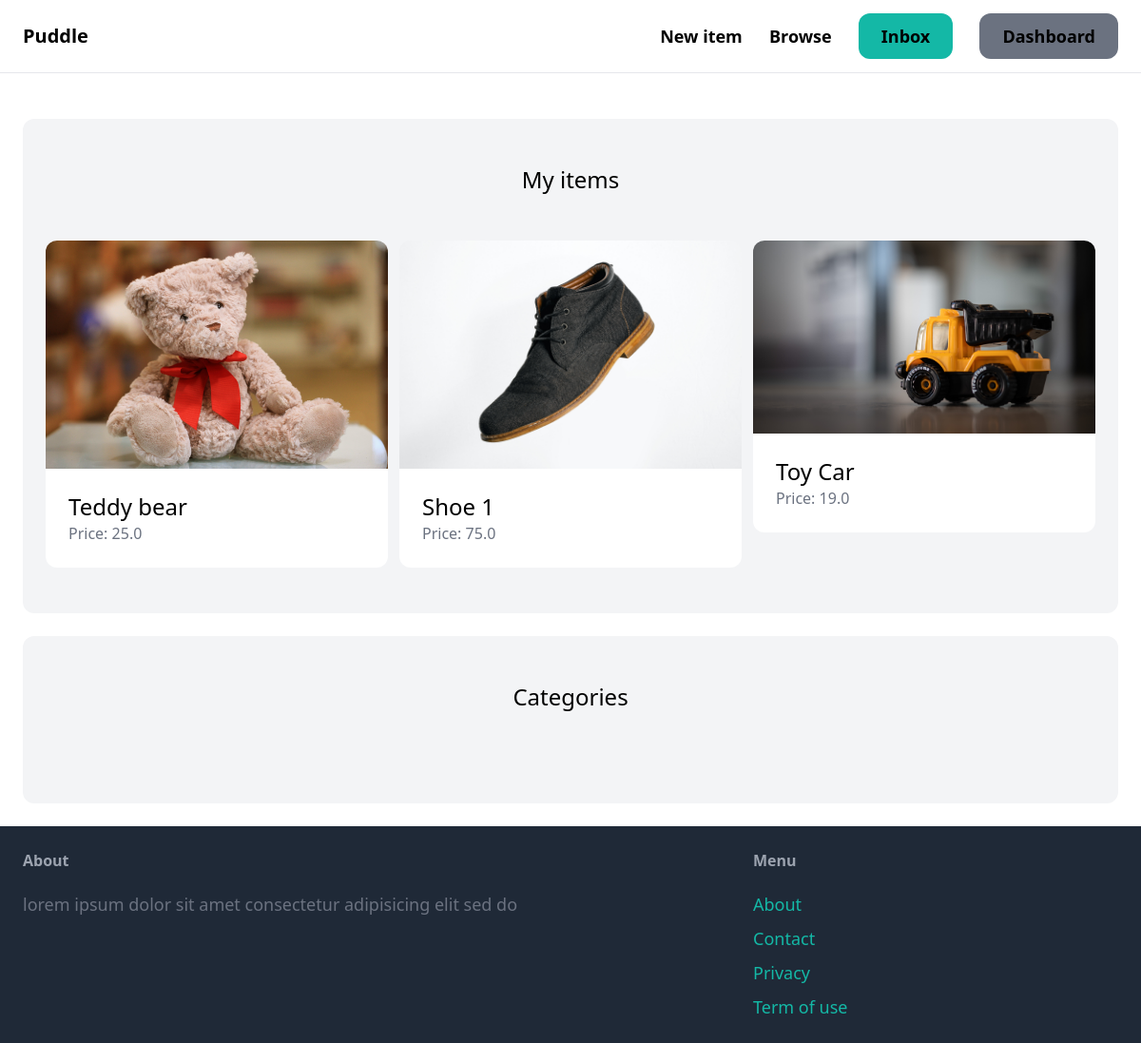
Page /dashboard/ (signed in) on the earlier database version.
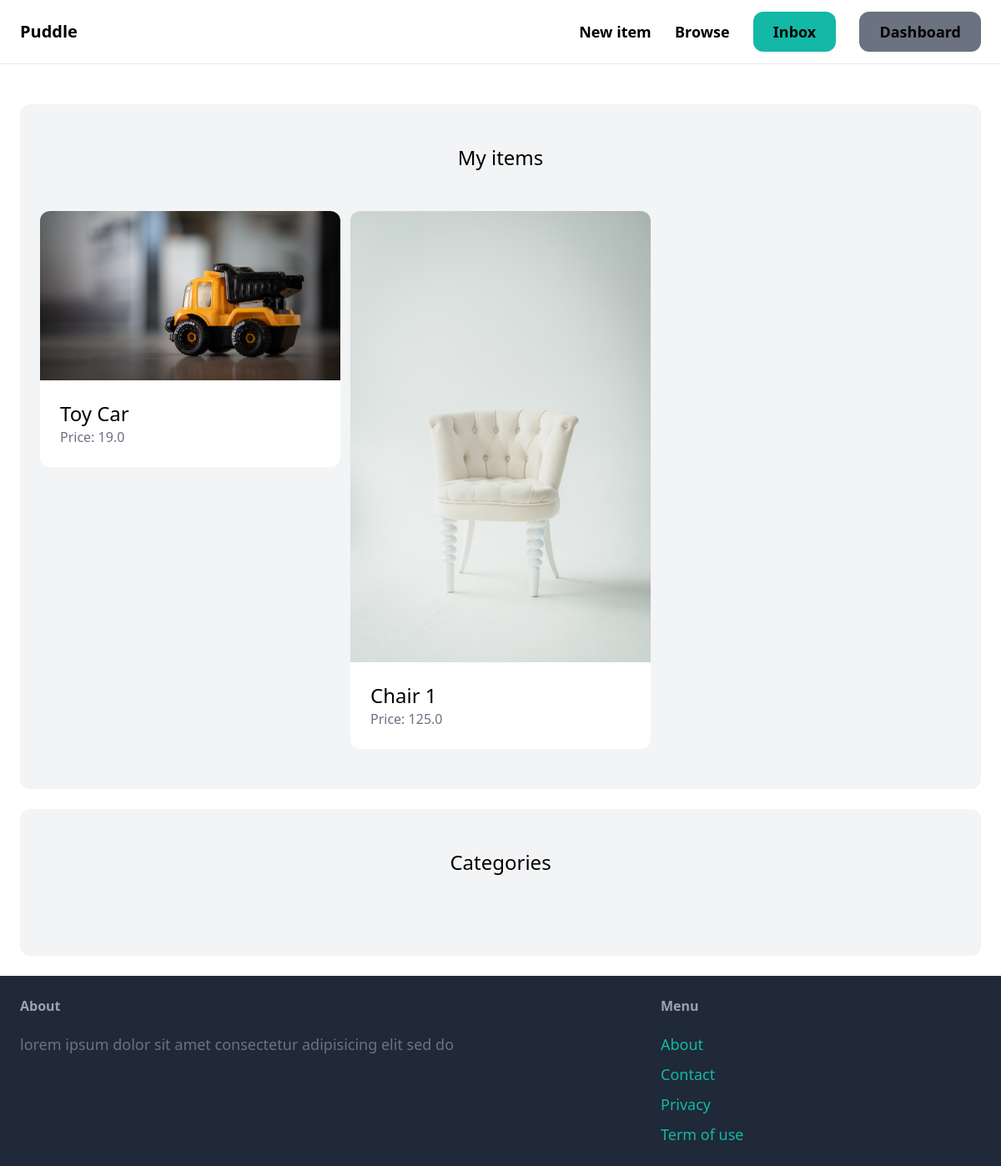
Same page on the later database version.
### item/models.py (models this page shows, shortened)
class Item(models.Model):
    category=models.ForeignKey(Category,related_name='items',on_delete=models.CASCADE)
    name=models.CharField(max_length=255)
    description=models.TextField(blank=True,null=True)
    price=models.FloatField()
    image=models.ImageField(upload_to='item_images',blank=True,null=True)
    is_sold=models.BooleanField(default=False)
    created_by=models.ForeignKey(User,related_name='items',on_delete=models.CASCADE)
    created_at=models.DateTimeField(auto_now_add=True)

### dashboard/views.py (the view)
# urls.py: path('',views.index,name='index'),
@login_required
def index(request):
    items=Item.objects.filter(created_by=request.user)
    return render(request,'dashboard/index.html',{
        'items':items,
    })

### dashboard/templates/dashboard/index.html (shortened to what this page needs)
{% extends 'core/base.html' %}
{% block content %}
<div class="mt-6 px-6 py-12 bg-gray-100 rounded-xl">
    <h2 class="mb-12 text-2xl text-center">My items</h2>
    <div class="grid grid-cols-3 gap-3">
        {% for item in items %}
            <div>
                <a href="{% url 'item:detail' item.id %}">
                    <div>
                        <img src="{{ item.image.url }}" class="rounded-t-xl">
                    </div>
                    <div class="p-6 bg-white rounded-b-xl">
                        <h2 class="text-2xl">{{ item.name }}</h2>
                        <p class="text-gray-500">Price: {{ item.price }}</p>
                    </div>
                </a>
            </div>
        {% endfor %}
    </div>
</div>
<div class="mt-6 px-6 py-12 bg-gray-100 rounded-xl">
    <h2 class="mb-12 text-2xl text-center">Categories</h2>
</div>
{% endblock %}

Differences in the rows shown:
no longer on this page (row edited): Item: image (picture), name "Teddy bear", price "25.0"
removed Item: image (picture), name "Shoe 1", price "75.0"
added Item: image (picture), name "Chair 1", price "125.0"
